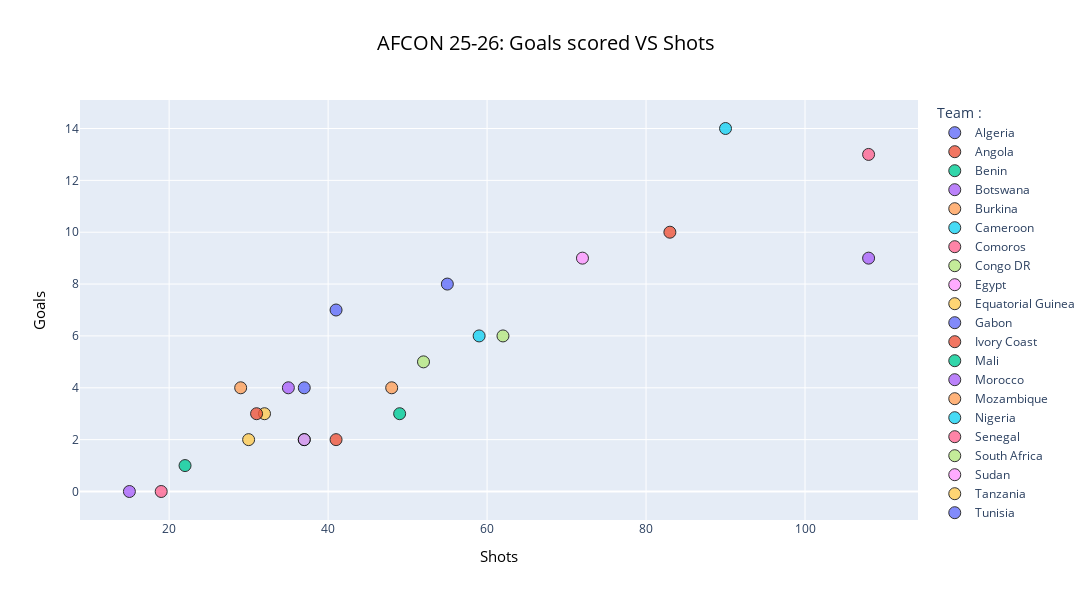

Notebook code for this chart:
### Code cell
# goals Vs shots
team_stat = pd.concat([afcon[["team1","team1_goals","team1_shots","team1_shots_on_target","team1_possession","team1_fouls","team1_red_cards","team1_yellow_cards"]].rename(columns={"team1":"Team","team1_goals":"Goals","team1_shots":"Shots","team1_shots_on_target":"Shots on target","team1_possession":"Possession","team1_fouls":"Fouls","team1_red_cards":"Red cards","team1_yellow_cards":"Yellow cards"}),afcon[["team2","team2_goals","team2_shots","team2_shots_on_target","team2_possession","team2_fouls","team2_red_cards","team2_yellow_cards"]].rename(columns={"team2": "Team","team2_goals":"Goals","team2_shots":"Shots","team1_shots_on_target":"Shots on target","team2_possession":"Possession","team2_fouls":"Fouls","team2_red_cards":"Red cards","team2_yellow_cards":"Yellow cards"})],axis=0)
goals=team_stat.groupby("Team")["Goals"].sum()
shots=team_stat.groupby("Team")["Shots"].sum()
fig=px.scatter(x=shots,y=goals,title="AFCON 25-26: Goals scored VS Shots ",color=goals.index, labels={"x": "Shots","y":"Goals","color":"Team"})
fig.update_layout(width=1200,height=600,legend_title_text="Team :",title_x=0.5,title_font=dict(size=20,color="black"),xaxis_title_font=dict(size=15,color="black"),yaxis_title_font=dict(size=15,color="black"))
fig.update_traces(marker=dict(size=12,line=dict(width=1,color="black")),opacity=0.8)
fig.show()

### Figure 1 — Plotly figure (JSON) as saved in the notebook; plotly's stock layout.template omitted (floating-point values rounded to 4 significant figures)
{"data": [{"hovertemplate": "Team=Algeria<br>Shots=%{x}<br>Goals=%{y}<extra></extra>", "legendgroup": "Algeria", "marker": {"color": "#636efa", "line": {"color": "black", "width": 1}, "size": 12, "symbol": "circle"}, "mode": "markers", "name": "Algeria", "opacity": 0.8, "orientation": "v", "showlegend": true, "type": "scatter", "x": [55], "xaxis": "x", "y": [8], "yaxis": "y"}, {"hovertemplate": "Team=Angola<br>Shots=%{x}<br>Goals=%{y}<extra></extra>", "legendgroup": "Angola", "marker": {"color": "#EF553B", "line": {"color": "black", "width": 1}, "size": 12, "symbol": "circle"}, "mode": "markers", "name": "Angola", "opacity": 0.8, "orientation": "v", "showlegend": true, "type": "scatter", "x": [41], "xaxis": "x", "y": [2], "yaxis": "y"}, {"hovertemplate": "Team=Benin<br>Shots=%{x}<br>Goals=%{y}<extra></extra>", "legendgroup": "Benin", "marker": {"color": "#00cc96", "line": {"color": "black", "width": 1}, "size": 12, "symbol": "circle"}, "mode": "markers", "name": "Benin", "opacity": 0.8, "orientation": "v", "showlegend": true, "type": "scatter", "x": [37], "xaxis": "x", "y": [2], "yaxis": "y"}, {"hovertemplate": "Team=Botswana<br>Shots=%{x}<br>Goals=%{y}<extra></extra>", "legendgroup": "Botswana", "marker": {"color": "#ab63fa", "line": {"color": "black", "width": 1}, "size": 12, "symbol": "circle"}, "mode": "markers", "name": "Botswana", "opacity": 0.8, "orientation": "v", "showlegend": true, "type": "scatter", "x": [15], "xaxis": "x", "y": [0], "yaxis": "y"}, {"hovertemplate": "Team=Burkina<br>Shots=%{x}<br>Goals=%{y}<extra></extra>", "legendgroup": "Burkina", "marker": {"color": "#FFA15A", "line": {"color": "black", "width": 1}, "size": 12, "symbol": "circle"}, "mode": "markers", "name": "Burkina", "opacity": 0.8, "orientation": "v", "showlegend": true, "type": "scatter", "x": [48], "xaxis": "x", "y": [4], "yaxis": "y"}, {"hovertemplate": "Team=Cameroon<br>Shots=%{x}<br>Goals=%{y}<extra></extra>", "legendgroup": "Cameroon", "marker": {"color": "#19d3f3", "line": {"color": "black", "width": 1}, "size": 12, "symbol": "circle"}, "mode": "markers", "name": "Cameroon", "opacity": 0.8, "orientation": "v", "showlegend": true, "type": "scatter", "x": [59], "xaxis": "x", "y": [6], "yaxis": "y"}, {"hovertemplate": "Team=Comoros<br>Shots=%{x}<br>Goals=%{y}<extra></extra>", "legendgroup": "Comoros", "marker": {"color": "#FF6692", "line": {"color": "black", "width": 1}, "size": 12, "symbol": "circle"}, "mode": "markers", "name": "Comoros", "opacity": 0.8, "orientation": "v", "showlegend": true, "type": "scatter", "x": [19], "xaxis": "x", "y": [0], "yaxis": "y"}, {"hovertemplate": "Team=Congo DR<br>Shots=%{x}<br>Goals=%{y}<extra></extra>", "legendgroup": "Congo DR", "marker": {"color": "#B6E880", "line": {"color": "black", "width": 1}, "size": 12, "symbol": "circle"}, "mode": "markers", "name": "Congo DR", "opacity": 0.8, "orientation": "v", "showlegend": true, "type": "scatter", "x": [52], "xaxis": "x", "y": [5], "yaxis": "y"}, {"hovertemplate": "Team=Egypt<br>Shots=%{x}<br>Goals=%{y}<extra></extra>", "legendgroup": "Egypt", "marker": {"color": "#FF97FF", "line": {"color": "black", "width": 1}, "size": 12, "symbol": "circle"}, "mode": "markers", "name": "Egypt", "opacity": 0.8, "orientation": "v", "showlegend": true, "type": "scatter", "x": [72], "xaxis": "x", "y": [9], "yaxis": "y"}, {"hovertemplate": "Team=Equatorial Guinea<br>Shots=%{x}<br>Goals=%{y}<extra></extra>", "legendgroup": "Equatorial Guinea", "marker": {"color": "#FECB52", "line": {"color": "black", "width": 1}, "size": 12, "symbol": "circle"}, "mode": "markers", "name": "Equatorial Guinea", "opacity": 0.8, "orientation": "v", "showlegend": true, "type": "scatter", "x": [30], "xaxis": "x", "y": [2], "yaxis": "y"}, {"hovertemplate": "Team=Gabon<br>Shots=%{x}<br>Goals=%{y}<extra></extra>", "legendgroup": "Gabon", "marker": {"color": "#636efa", "line": {"color": "black", "width": 1}, "size": 12, "symbol": "circle"}, "mode": "markers", "name": "Gabon", "opacity": 0.8, "orientation": "v", "showlegend": true, "type": "scatter", "x": [37], "xaxis": "x", "y": [4], "yaxis": "y"}, {"hovertemplate": "Team=Ivory Coast<br>Shots=%{x}<br>Goals=%{y}<extra></extra>", "legendgroup": "Ivory Coast", "marker": {"color": "#EF553B", "line": {"color": "black", "width": 1}, "size": 12, "symbol": "circle"}, "mode": "markers", "name": "Ivory Coast", "opacity": 0.8, "orientation": "v", "showlegend": true, "type": "scatter", "x": [83], "xaxis": "x", "y": [10], "yaxis": "y"}, {"hovertemplate": "Team=Mali<br>Shots=%{x}<br>Goals=%{y}<extra></extra>", "legendgroup": "Mali", "marker": {"color": "#00cc96", "line": {"color": "black", "width": 1}, "size": 12, "symbol": "circle"}, "mode": "markers", "name": "Mali", "opacity": 0.8, "orientation": "v", "showlegend": true, "type": "scatter", "x": [49], "xaxis": "x", "y": [3], "yaxis": "y"}, {"hovertemplate": "Team=Morocco<br>Shots=%{x}<br>Goals=%{y}<extra></extra>", "legendgroup": "Morocco", "marker": {"color": "#ab63fa", "line": {"color": "black", "width": 1}, "size": 12, "symbol": "circle"}, "mode": "markers", "name": "Morocco", "opacity": 0.8, "orientation": "v", "showlegend": true, "type": "scatter", "x": [108], "xaxis": "x", "y": [9], "yaxis": "y"}, {"hovertemplate": "Team=Mozambique<br>Shots=%{x}<br>Goals=%{y}<extra></extra>", "legendgroup": "Mozambique", "marker": {"color": "#FFA15A", "line": {"color": "black", "width": 1}, "size": 12, "symbol": "circle"}, "mode": "markers", "name": "Mozambique", "opacity": 0.8, "orientation": "v", "showlegend": true, "type": "scatter", "x": [29], "xaxis": "x", "y": [4], "yaxis": "y"}, {"hovertemplate": "Team=Nigeria<br>Shots=%{x}<br>Goals=%{y}<extra></extra>", "legendgroup": "Nigeria", "marker": {"color": "#19d3f3", "line": {"color": "black", "width": 1}, "size": 12, "symbol": "circle"}, "mode": "markers", "name": "Nigeria", "opacity": 0.8, "orientation": "v", "showlegend": true, "type": "scatter", "x": [90], "xaxis": "x", "y": [14], "yaxis": "y"}, {"hovertemplate": "Team=Senegal<br>Shots=%{x}<br>Goals=%{y}<extra></extra>", "legendgroup": "Senegal", "marker": {"color": "#FF6692", "line": {"color": "black", "width": 1}, "size": 12, "symbol": "circle"}, "mode": "markers", "name": "Senegal", "opacity": 0.8, "orientation": "v", "showlegend": true, "type": "scatter", "x": [108], "xaxis": "x", "y": [13], "yaxis": "y"}, {"hovertemplate": "Team=South Africa<br>Shots=%{x}<br>Goals=%{y}<extra></extra>", "legendgroup": "South Africa", "marker": {"color": "#B6E880", "line": {"color": "black", "width": 1}, "size": 12, "symbol": "circle"}, "mode": "markers", "name": "South Africa", "opacity": 0.8, "orientation": "v", "showlegend": true, "type": "scatter", "x": [62], "xaxis": "x", "y": [6], "yaxis": "y"}, {"hovertemplate": "Team=Sudan<br>Shots=%{x}<br>Goals=%{y}<extra></extra>", "legendgroup": "Sudan", "marker": {"color": "#FF97FF", "line": {"color": "black", "width": 1}, "size": 12, "symbol": "circle"}, "mode": "markers", "name": "Sudan", "opacity": 0.8, "orientation": "v", "showlegend": true, "type": "scatter", "x": [37], "xaxis": "x", "y": [2], "yaxis": "y"}, {"hovertemplate": "Team=Tanzania<br>Shots=%{x}<br>Goals=%{y}<extra></extra>", "legendgroup": "Tanzania", "marker": {"color": "#FECB52", "line": {"color": "black", "width": 1}, "size": 12, "symbol": "circle"}, "mode": "markers", "name": "Tanzania", "opacity": 0.8, "orientation": "v", "showlegend": true, "type": "scatter", "x": [32], "xaxis": "x", "y": [3], "yaxis": "y"}, {"hovertemplate": "Team=Tunisia<br>Shots=%{x}<br>Goals=%{y}<extra></extra>", "legendgroup": "Tunisia", "marker": {"color": "#636efa", "line": {"color": "black", "width": 1}, "size": 12, "symbol": "circle"}, "mode": "markers", "name": "Tunisia", "opacity": 0.8, "orientation": "v", "showlegend": true, "type": "scatter", "x": [41], "xaxis": "x", "y": [7], "yaxis": "y"}, {"hovertemplate": "Team=Uganda<br>Shots=%{x}<br>Goals=%{y}<extra></extra>", "legendgroup": "Uganda", "marker": {"color": "#EF553B", "line": {"color": "black", "width": 1}, "size": 12, "symbol": "circle"}, "mode": "markers", "name": "Uganda", "opacity": 0.8, "orientation": "v", "showlegend": true, "type": "scatter", "x": [31], "xaxis": "x", "y": [3], "yaxis": "y"}, {"hovertemplate": "Team=Zambia<br>Shots=%{x}<br>Goals=%{y}<extra></extra>", "legendgroup": "Zambia", "marker": {"color": "#00cc96", "line": {"color": "black", "width": 1}, "size": 12, "symbol": "circle"}, "mode": "markers", "name": "Zambia", "opacity": 0.8, "orientation": "v", "showlegend": true, "type": "scatter", "x": [22], "xaxis": "x", "y": [1], "yaxis": "y"}, {"hovertemplate": "Team=Zimbabwe<br>Shots=%{x}<br>Goals=%{y}<extra></extra>", "legendgroup": "Zimbabwe", "marker": {"color": "#ab63fa", "line": {"color": "black", "width": 1}, "size": 12, "symbol": "circle"}, "mode": "markers", "name": "Zimbabwe", "opacity": 0.8, "orientation": "v", "showlegend": true, "type": "scatter", "x": [35], "xaxis": "x", "y": [4], "yaxis": "y"}], "layout": {"height": 600, "legend": {"title": {"text": "Team :"}, "tracegroupgap": 0}, "title": {"font": {"color": "black", "size": 20}, "text": "AFCON 25-26: Goals scored VS Shots ", "x": 0.5}, "width": 1200, "xaxis": {"anchor": "y", "domain": [0, 1], "title": {"font": {"color": "black", "size": 15}, "text": "Shots"}}, "yaxis": {"anchor": "x", "domain": [0, 1], "title": {"font": {"color": "black", "size": 15}, "text": "Goals"}}}}
